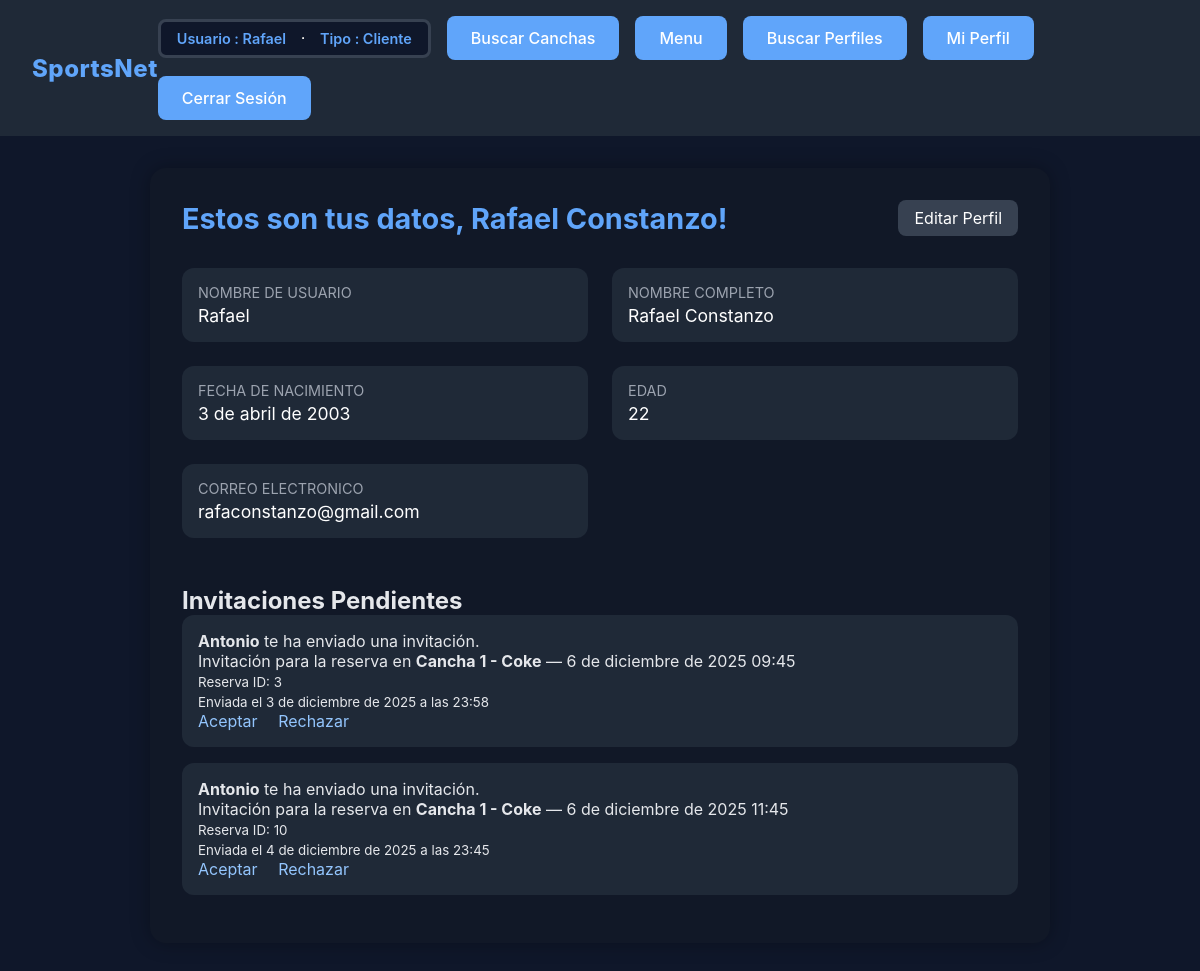
/perfil/ (signed in), run on an earlier commit of the app's database.
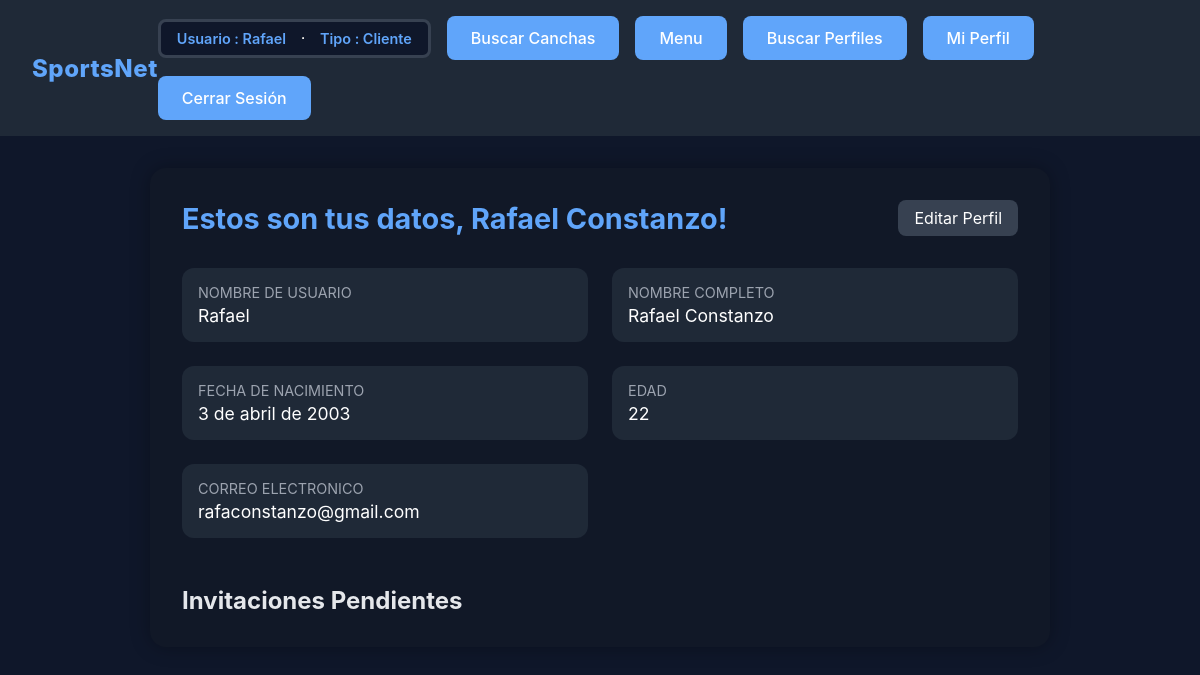
And on a later commit of the database.
### cuentas/models.py (models this page shows, shortened)
class Invitation(models.Model):
    STATUS_CHOICES = [
        ('pending', 'Pendiente'),
        ('accepted', 'Aceptada'),
        ('rejected', 'Rechazada'),
    ]
    sender = models.ForeignKey(settings.AUTH_USER_MODEL, on_delete=models.CASCADE, related_name='sent_invitations')
    receiver = models.ForeignKey(settings.AUTH_USER_MODEL, on_delete=models.CASCADE, related_name='received_invitations')
    reserva = models.ForeignKey("reservas.Reserva", on_delete=models.CASCADE, null=True, blank=True, related_name='invitaciones')
    message = models.TextField(blank=True)
    created_at = models.DateTimeField(auto_now_add=True)
    accepted = models.BooleanField(default=False)  # Mantener por compatibilidad
    status = models.CharField(max_length=10, choices=STATUS_CHOICES, default='pending')  # NUEVO CAMPO

class Usuario (AbstractUser):
    email = models.EmailField(unique=True, blank=False, null=False)
    first_name = models.CharField(max_length=150, blank=False)
    last_name = models.CharField(max_length=150, blank=False)
    telefono = models.CharField(max_length=20, blank=False, null=False)
    fecha_nacimiento = models.DateField(blank=False, null=False)
    def edad(self):
        if self.fecha_nacimiento:
            hoy = date.today()
            edad = hoy.year - self.fecha_nacimiento.year
            if (hoy.month, hoy.day) < (self.fecha_nacimiento.month, self.fecha_nacimiento.day):
                edad -= 1
            return edad
        return 0

### reservas/models.py (models this page shows, shortened)
class Reserva (models.Model):
    ESTADOS = [("PENDIENTE","Pendiente"),
               ("CONFIRMADA","Confirmada"),
               ("CANCELADA","Cancelada"),
               ("TERMINADA","Terminada"),
               ("EN_CURSO","En Curso"),
               ]
    cancha = models.ForeignKey(Cancha, on_delete=models.SET_NULL, related_name="reservas",null=True,default="---")
    usuario = models.ForeignKey(Usuario, on_delete=models.CASCADE, related_name="reservas")
    fecha = models.DateField(default=timezone.now,blank=False, null=False)
    hora_inicio = models.TimeField(blank=False, null=False)
    duracion_bloques = models.PositiveIntegerField(default=1,blank=False, null=False )
    estado = models.CharField(max_length=20, choices=ESTADOS, default="PENDIENTE")
    precio_total = models.DecimalField(max_digits=10, decimal_places=0, null=True, blank = True)
    comentario = models.CharField(max_length=100, blank=True, null =True)
    fecha_creacion = models.DateTimeField(auto_now_add=True)

### establecimientos/models.py (models this page shows, shortened)
class Cancha (models.Model):
    TIPOS_SUPERFICIES = [
        ("Pasto_Natural", "Pasto Natural"),
        ("Pasto_Sintético","Pasto Sintético"),
        ("Cemento","Cemento"),
        ("Arcilla","Arcilla"),
        ("Madera","Madera"),
        ("Caucho","Caucho"),
        ("Vinilo","Vinilo"),
        ]
    TIPOS_ILUMINACION = {
        ("LED","LED"),
        ("Natural", "Natural"),
        ("Mixta","Mixta"),
        ("Halogena","Halogena"),
        ("Fluorecente","Fluorecente"),
    }
    DEPORTES = [
        ("Futbol", "Futbol"),
        ("Basquetball","Basquetball"),
        ("Voleyball","Voleyball"),
        ("Tenis","Tenis"),
        ("Rugby","Rugby"),
        ("Handball","Handball"),
        ("Bowling","Bowling"),
        ("Squash","Squash"),
        ("Padel","Padel"),
        ("Otro","Otro"),
        ("---","---"),
    ]
    establecimiento = models.ForeignKey(Establecimiento, on_delete=models.CASCADE, related_name="canchas")
    deporte = models.CharField(max_length=20, choices=DEPORTES, default="---",blank=False, null=False)
    nombre = models.CharField(max_length=25,blank=False, null=False)
    superficie = models.CharField(max_length=25, choices=TIPOS_SUPERFICIES,blank=False, null=False)
    iluminacion = models.CharField(max_length=20, choices=TIPOS_ILUMINACION,blank=False, null=False)
    interior = models.BooleanField(default=False)
    valor_por_bloque = models.DecimalField(max_digits=10, decimal_places=0,blank=False, null=False)

### cuentas/views.py (the view)
# urls.py: path("perfil/", views.perfil_usuario, name="perfil_usuario"), # Vista para ver y editar el perfil de usuario
@login_required
def perfil_usuario(request):
    usuario = request.user
    invitaciones = Invitation.objects.filter(
        receiver=usuario,
        status='pending'  # ← CAMBIO AQUÍ
    )
    return render(request, "perfil_usuario.html", {
        "usuario": usuario,
        "invitaciones": invitaciones,
    })

### cuentas/context_processors.py (called while the page is built)
def invitaciones_pendientes(request):
    if request.user.is_authenticated:
        invitacion_pendiente = request.user.received_invitations.filter(
            accepted=False
        ).order_by('-created_at').first()
        return {
            'invitacion_pendiente': invitacion_pendiente
        }
    return {
        'invitacion_pendiente': None
    }

### cuentas/templates/perfil_usuario.html (shortened to what this page needs)
{% extends 'base.html' %}
{% load static %}
{% block extra_css %}
<link rel="stylesheet" href="{% static 'bienvenida.css' %}">
{% endblock %}
{% block content %}
<div class="profile-container">
    <div class="profile-card">
        <div class="profile-header">
            <h1 class="profile-title">Estos son tus datos, {{ user.first_name }}  {{ user.last_name }}!</h1>
            <a href="{% url 'cuentas:editar_perfil' %}" class="edit-button">Editar Perfil</a>
        </div>
        <div class="info-grid">
            <div class="info-box">
                <p class="info-title">Nombre de Usuario</p>
                <p class="info-value">{{ user.username }}</p>
            </div>
            <div class="info-box">
                <p class="info-title">Nombre Completo</p>
                <p class="info-value">{{ user.first_name }} {{ user.last_name }}</p>
            </div>
            <div class="info-box">
                <p class="info-title">Fecha de Nacimiento</p>
                <p class="info-value">
                    {% if user.fecha_nacimiento %}
                        {{ user.fecha_nacimiento }}
                    {% else %}
                        No registrada
                    {% endif %}
                </p>
            </div>
            <div class="info-box">
                <p class="info-title">Edad</p>
                <p class="info-value">{{ user.edad }}</p>
            </div>
            <div class="info-box">
                <p class="info-title">Correo Electronico</p>
                <p class="info-value">{{ user.email }}</p>
            </div>
        </div>
        <div class="invitations-section">
            <h2>Invitaciones Pendientes</h2>
            {% for inv in invitaciones %}
                <div class="inv-card">
                    <p><strong>{{ inv.sender.username }}</strong> te ha enviado una invitación.</p>
                    {% if inv.reserva %}
                        <p>Invitación para la reserva en <strong>{{ inv.reserva.cancha.nombre }}</strong> — {{ inv.reserva.fecha }} {{ inv.reserva.hora_inicio }}</p>
                        <p><small>Reserva ID: {{ inv.reserva.id }}</small></p>
                    {% endif %}
                    <p><small>Enviada el {{ inv.created_at }}</small></p>
                    <div class="inv-actions">
                        <a href="{% url 'cuentas:aceptar_invitacion' inv.id %}">Aceptar</a>
                        <a href="{% url 'cuentas:rechazar_invitacion' inv.id %}">Rechazar</a>
                    </div>
                </div>
            {% endfor %}
        </div>
    </div>
</div>
{% endblock %}

What changed in the data, as far as the page shows it:
no longer on this page (row edited): Invitation: sender.username "Antonio", reserva.cancha.nombre "Cancha 1 - Coke", reserva.fecha "6 de diciembre de 2025", reserva.hora_inicio "09:45", reserva.id "3", created_at "3 de diciembre de 2025 a las 23:58"
no longer on this page (row edited): Invitation: sender.username "Antonio", reserva.cancha.nombre "Cancha 1 - Coke", reserva.fecha "6 de diciembre de 2025", reserva.hora_inicio "11:45", reserva.id "10", created_at "4 de diciembre de 2025 a las 23:45"
